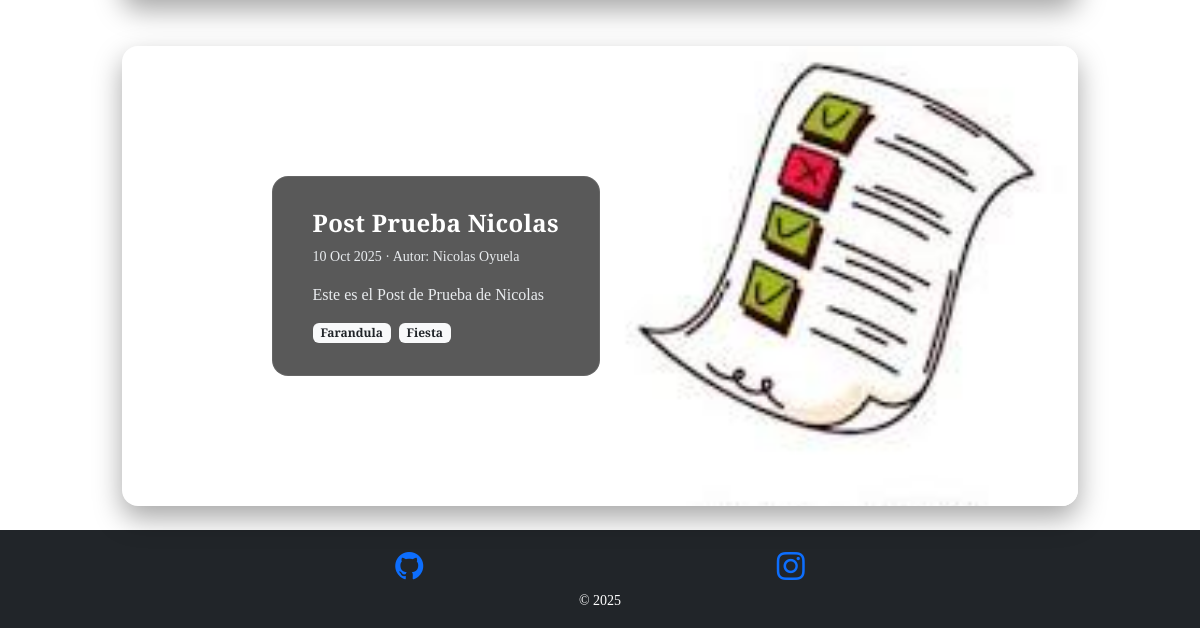
The app's page /informacion/ (lower part), older data.
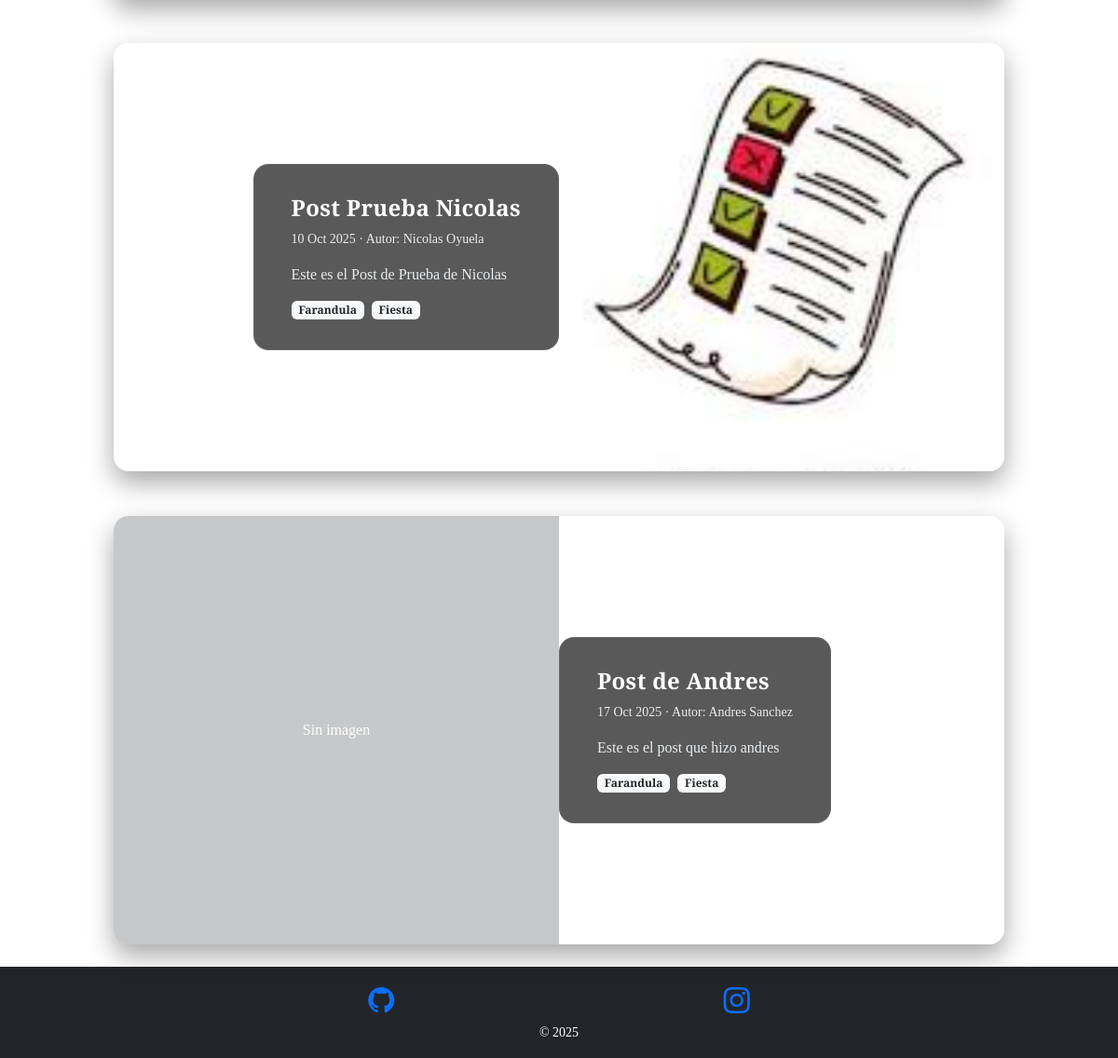
The same page, newer data.
### informacion/models.py (models this page shows, shortened)
class Post(models.Model):
    titulo = models.CharField(max_length=50)
    contenido = models.TextField(max_length=100)
    imagen = models.ImageField(upload_to="informacion", null=True, blank=True)
    autor = models.ForeignKey(User, on_delete=models.PROTECT)
    categorias = models.ManyToManyField(Categoria)
    created = models.DateTimeField(auto_now_add=True)
    updated = models.DateTimeField(auto_now=True)
    class Meta:
        verbose_name = 'post'
        verbose_name_plural = 'posts'

class Categoria(models.Model):
    nombre = models.CharField(max_length=50, validators=[RegexValidator(
    regex=r"^[A-Za-zÁÉÍÓÚáéíóúÜüÑñ' -]+$",
    message="Solo se permiten letras, espacios, guiones y apóstrofes."
)])
    created = models.DateTimeField(auto_now_add=True)
    updated = models.DateTimeField(auto_now=True)
    class Meta:
        verbose_name = 'categoria'
        verbose_name_plural = 'categorias'

### informacion/views.py (the view)
# urls.py: path('informacion/', include('informacion.urls')),
def informacion(request):
    posts = Post.objects.all()
    return render(request, "informacion/informacion.html", {"posts": posts})

### informacion/templates/informacion/informacion.html (shortened to what this page needs)
{% extends "TiendaGenesisApp/base.html" %}
{% load static %}
{% block content %}
<div class="informacion-page">
  {% for post in posts %}
<section class="py-4">
  <div class="container">
    <div class="row justify-content-center">
      <div class="col-12 gc-wrap">
        <div class="row g-0 align-items-center gc-card">
          {% with is_even=forloop.counter|divisibleby:2 %}
            <div class="col-12 col-md-6 gc-img {% if is_even %}order-md-2{% endif %}">
              {% if post.imagen %}
                <img src="{{ post.imagen.url }}" alt="{{ post.titulo }}">
              {% else %}
                <div class="w-100 h-100 d-flex align-items-center justify-content-center bg-dark bg-opacity-25">
                  <span class="text-light-50">Sin imagen</span>
                </div>
              {% endif %}
            </div>
            <div class="col-12 col-md-6 d-flex {% if is_even %}order-md-1 justify-content-md-end{% endif %}">
              <div class="gc-panel gc-panel-compact my-3 my-md-0">
                <h2 class="h4 gc-title mb-2">{{ post.titulo }}</h2>
              <p class="gc-text small mb-3">
                {{ post.created|date:"d M Y" }}
                · Autor:
                {% if post.autor %}
                  {{ post.autor.get_full_name|default:post.autor.username }}
                {% else %}
                  —
                {% endif %}
              </p>
              <p class="gc-text mb-3">{{ post.contenido }}</p>
            <div class="d-flex flex-wrap gap-2">
              {% for categoria in post.categorias.all %}
                <span class="badge bg-light text-dark">{{ categoria.nombre }}</span>
              {% empty %}
                <span class="text-muted small">Sin categorías</span>
              {% endfor %}
            </div>
            </div>
          </div>
          {% endwith %}
        </div>
      </div>
    </div>
  </div>
</section>
  {% endfor %}
</div>
{% endblock %}

Row changes from the older to the newer data that the page shows:
added Post: imagen "Sin imagen", titulo "Post de Andres", created "17 Oct 2025", autor.get_full_name "Andres Sanchez", contenido "Este es el post que hizo andres", Categoria (nombre "Farandula"), Categoria (nombre "Fiesta")
